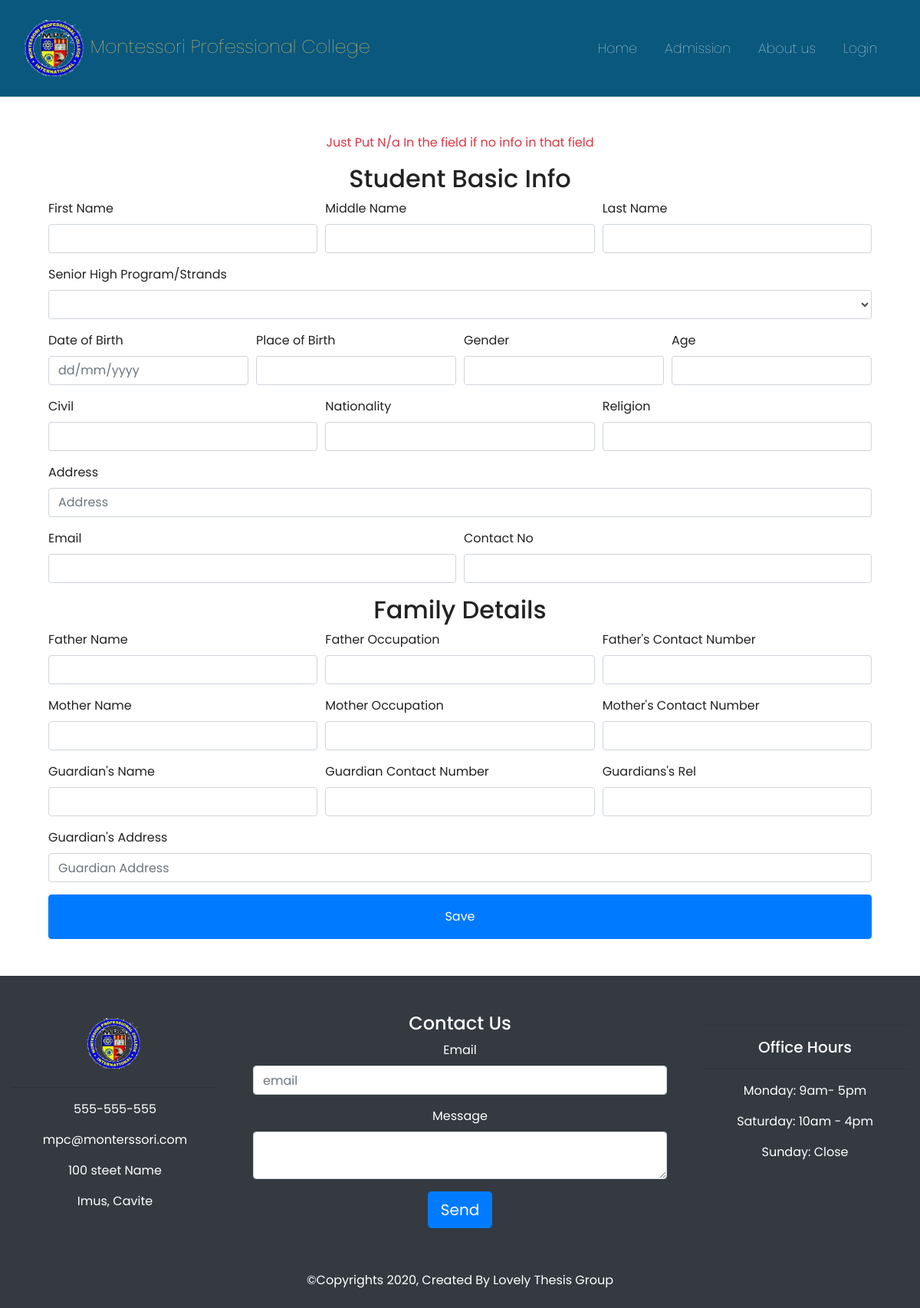
Before: /system/admissionShs.php with the older database file.
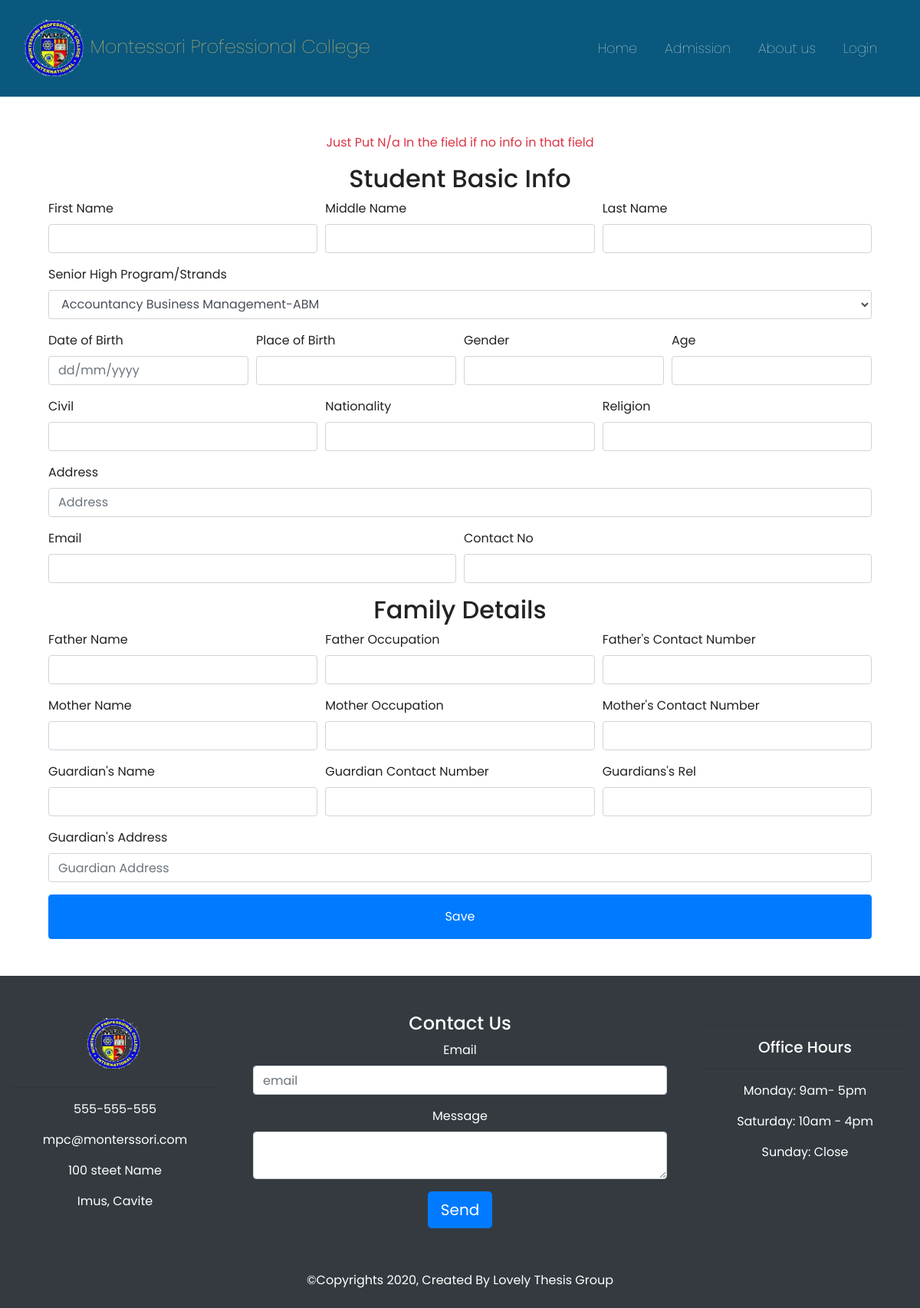
After: the same page with the newer database file.
### tables this page shows
CREATE TABLE `strand` (
  `strand_id` int(11) NOT NULL,
  `strand_name` varchar(50) NOT NULL,
  `strandcode` varchar(50) NOT NULL
);

### system/functions.php (called while the page is built, shortened)
<?php
$db = new DBController();
$strand = new Strand($db);

### system/admissionShs.php (the view, shortened to what this page needs)
<?php
include('./templates/header.php');
include('./templates/navigationhome.php');
$strands = $strand->getData();
?>
<main>
    <div class="container-fluid">
        <form action="sendmail2.php" class="m-5" method="POST">
            <p style="font-size: 16px" class='text-danger text-center mt-3'>Just Put N/a In the field if no info in that field</p>
            <h2 class="text-center">Student Basic Info</h2>
            <div class="form-row">
                <div class="form-group col-md-4">
                    <label for="FirstName">First Name</label>
                    <input require type="text" name="FirstName" class="form-control" id="FirstName" />
                </div>
                <div class="form-group col-md-4">
                    <label for="MiddleName">Middle Name</label>
                    <input require type="text" name="MiddleName" class="form-control" id="MiddleName">
                </div>
                <div class="form-group col-md-4">
                    <label for="LastName">Last Name</label>
                    <input require type="text" name="LastName" class="form-control" id="LastName">
                </div>
            </div>
            <div class="form-group">
                <label for="strand">Senior High Program/Strands</label>
                <select name="strand" class="form-control" id="exampleFormControlSelect1">
                    <?php array_map(function ($strand) { ?>
                        <option value="<?= $strand['strand_id'] ?>"><?= $strand['strand_name'] . '-' . $strand['strandcode'] ?></option>
                    <?php }, $strands) ?>
                </select>
            </div>
            <div class="form-row">
                <div class="form-group col-md-3">
                    <label for="Dob">Date of Birth</label>
                    <input require type="text" name="Dob" class="form-control" id="Dob" placeholder="dd/mm/yyyy">
                </div>
                <div class="form-group col-md-3">
                    <label for="Pob">Place of Birth</label>
                    <input require type="text" name="Pob" class="form-control" id="Pob">
                </div>
                <div class="form-group col-md-3">
                    <label for="Gender">Gender</label>
                    <input require type="text" name="Gender" class="form-control" id="Gender">
                </div>
                <div class="form-group col-md-3">
                    <label for="age">Age</label>
                    <input require type="number" name="age" class="form-control" min="0" id="age">
                </div>
            </div>
            <div class="form-row">
                <div class="form-group col-md-4">
                    <label for="Civil">Civil</label>
                    <input require type="text" name="Civil" class="form-control" id="Civil">
                </div>
                <div class="form-group col-md-4">
                    <label for="Nat">Nationality</label>
                    <input require type="text" name="Nat" class="form-control" id="Nat">
                </div>
                <div class="form-group col-md-4">
                    <label for="Rel">Religion</label>
                    <input require type="text" name="Rel" class="form-control" id="Rel">
                </div>
            </div>
            <div class="form-group">
                <label for="inputArequire ddress2">Address </label>
                <input require type="text" name="Address" class="form-control" id="inputArequire ddress" placeholder="Address">
            </div>
            <div class="form-row">
                <div class="form-group col-md-6">
                    <label for="email">Email</label>
                    <input require type="email" name="email" class="form-control" id="email">
                </div>
                <div class="form-group col-md-6">
                    <label for="ContactNo">Contact No</label>
                    <input require type="text" name="ContactNo" class="form-control" id="ContactNo">
                </div>
            </div>
            <h2 class="text-center">Family Details</h2>
            <div class="form-row">
                <div class="form-group col-md-4">
                    <label for="Fname">Father Name</label>
                    <input require type="text" name="Fname" class="form-control" id="Fname">
                </div>
                <div class="form-group col-md-4">
                    <label for="fo">Father Occupation</label>
                    <input require type="text" name="fo" class="form-control" id="MiddleName">
                </div>
                <div class="form-group col-md-4">
                    <label for="fcno">Father's Contact Number</label>
                    <input require type="text" name="fcno" class="form-control" id="fcno">
                </div>
            </div>
            <div class="form-row">
                <div class="form-group col-md-4">
                    <label for="mname">Mother Name</label>
                    <input require type="text" name="mname" class="form-control" id="mname">
                </div>
                <div class="form-group col-md-4">
                    <label for="mo">Mother Occupation</label>
                    <input require type="text" name="mo" class="form-control" id="MiddleName">
                </div>
                <div class="form-group col-md-4">
                    <label for="mcno">Mother's Contact Number</label>
                    <input require type="text" name="mcno" class="form-control" id="mcno">
                </div>
            </div>
            <div class="form-row">
                <div class="form-group col-md-4">
                    <label for="gname">Guardian's Name</label>
                    <input require type="text" name="gname" class="form-control" id="mname">
                </div>
                <div class="form-group col-md-4">
                    <label for="gno">Guardian Contact Number</label>
                    <input require type="text" name="gno" class="form-control" id="MiddleName">
                </div>
                <div class="form-group col-md-4">
                    <label for="grel">Guardians's Rel</label>
                    <input require type="text" name="grel" class="form-control" id="grel">
                </div>
            </div>
            <div class="form-group">
                <label for="gadd">Guardian's Address </label>
                <input require type="text" name="gadd" class="form-control" id="gadd" placeholder="Guardian Address">
            </div>
            <div class="text-center">
                <button type="submit" name="addSubmitShs" id="nextBtn" class="btn btn-primary py-3 btn-block">Save</button>
            </div>
        </form>
    </div>
</main>
<?php
include('./templates/footer.php');
?>

### system/templates/header.php (shortened to what this page needs)
<!DOCTYPE html>
<html lang="en">
<head>
    <link rel="stylesheet" href="https://stackpath.bootstrapcdn.com/bootstrap/4.5.0/css/bootstrap.min.css">
    <link rel="stylesheet" href="https://cdnjs.cloudflare.com/ajax/libs/font-awesome/5.13.0/css/fontawesome.min.css">
    <link rel="stylesheet" href="./css/app.css">
    <?php
    include('./functions.php');
    ?>
</head>
<body>

### system/templates/navigationhome.php (shortened to what this page needs)
<nav id="mainNavbar" class="navbar navbar-dark navbar-expand-md sticky-top">
    <div class="container-fluid">
        <a href="#" class="navbar-brand"><img style="height: 90px;" src="./assets/img/mpclogo.png" alt="logo" />Montessori Professional College</a>
        <div class="collapse navbar-collapse" id="navbarResponsive">
            <ul class="navbar-nav ml-auto">
                <li class="nav-item active"><a class="nav-link" href="./homepage.php">Home</a></li>
                <li class="nav-item"><a class="nav-link" href="./admision.php">Admission</a></li>
                <li class="nav-item"><a class="nav-link" href="./about.php">About us</a></li>
                <li class="nav-item"><a class="nav-link" href="./login.php">Login</a></li>
            </ul>
        </div>
    </div>
</nav>

### system/templates/footer.php (shortened to what this page needs)
<footer class="bg-dark text-white py-5">
    <div class="container-fluid padding">
        <div class="row text-center">
            <div class="col-md-3">
                <img style="width: 30%;" src="/img/mpclogo.png" alt="">
                <hr class="light" />
                <P>555-555-555</P>
                <P>mpc@monterssori.com</P>
                <P>100 steet Name</P>
                <P>Imus, Cavite</P>
            </div>
            <div class="col-md-6">
                <h4>Contact Us</h4>
                <form class="">
                    <div class="col">
                        <div class="form-group">
                            <label>Email</label>
                            <input type="text" class="form-control" placeholder="email">
                        </div>
                        <div class="form-group">
                            <label>Message</label>
                            <textarea class="form-control"></textarea>
                        </div>
                        <button class="btn btn-primary btn-lg" type="button">Send</button>
                    </div>
                </form>
            </div>
            <div class="col-md-3">
                <hr class="light" />
                <h5>Office Hours</h5>
                <hr class="light" />
                <P>Monday: 9am- 5pm</P>
                <P>Saturday: 10am - 4pm</P>
                <P>Sunday: Close</P>
            </div>
        </div>
    </div>
</footer>
<div class="text-center bg-dark text-white py-2">
    <p>&copy;Copyrights 2020, Created By Lovely Thesis Group</p>
</div>
</body>
</html>

### system/css/app.css (style rules this page uses)
html,body { height: 100%; width: 100%; font-family: 'Poppins', sans-serif; color: #222; }
#mainNavbar { font-weight: 1.5rem; font-weight: 100; background-color: #0A587D; }
#mainNavbar .nav-link { color: white; font-size: 24px; }
#mainNavbar .navbar-brand { color: #FFD166; font-size: 1.5rem; }
.navbar { padding: .8rem; }
.navbar-nav li { padding-right: 20px; }
.nav-link { font-size: 1.1em !important; }

Changed rows visible on the page:
added strand: strand "Accountancy Business Management-ABM"
